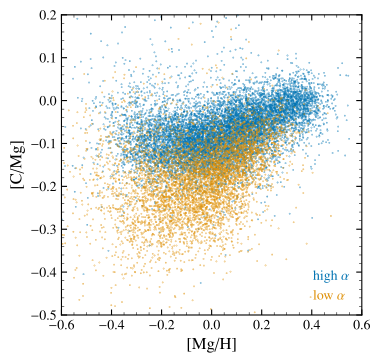

Python code for this plot:
import matplotlib.pyplot as plt

import sys
sys.path.append("..")

import src.analysis.plotting_utils as pluto
from src.analysis.apogee_analysis import subgiants

import plot_style

ha = subgiants["high_alpha"]

params = {
            "s": 0.5
            }

fig, ax = plot_style.get_plot()

df = subgiants[~ha]
ax.scatter(df["MG_H"], df["C_MG"], label="low $\\alpha$", **params)

df = subgiants[ha]
ax.scatter(df["MG_H"], df["C_MG"], label="high $\\alpha$", zorder=2,
         **params)

pluto.fancy_legend(ax=ax, colors=[pluto.COLORS[0], pluto.COLORS[1]])

ax.set_xlim(-0.6, 0.6)
ax.set_ylim(-0.5, 0.2)
ax.set_xlabel("[Mg/H]")
ax.set_ylabel("[C/Mg]")

plot_style.save()
